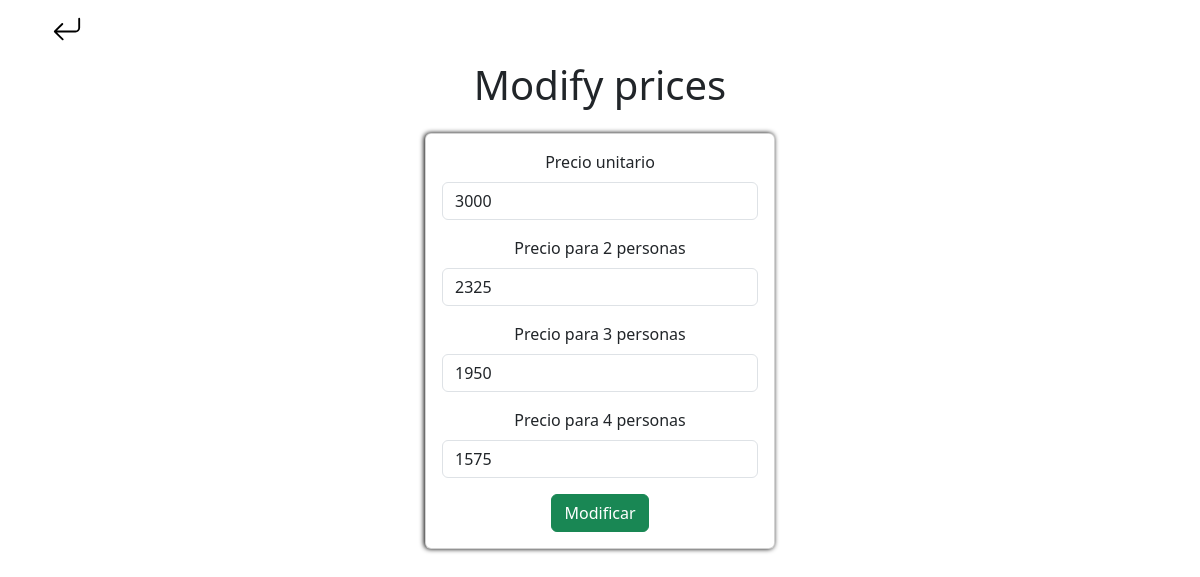
Screenshot of /modifyPrices/ (signed in) with the database file from the repository.
### pagePrincipal/models.py (models this page shows, shortened)
class Prices(models.Model):
    price = models.FloatField(null=False)
    people = models.IntegerField(null=False)
    total = models.FloatField(null=False)
    class Meta:
        verbose_name = 'Price'
        verbose_name_plural = 'Prices'

### Panel_Admin/views.py (the view, shortened to what this page needs)
# urls.py: path('modifyPrices/', modifyPrices.as_view(), name='ModifyPrices'),
class modifyPrices(LoginRequiredMixin, View):
    login_url = '/'
    def get(self, request):
        prices = Prices.objects.all()
        return render(request, 'modifyPrices.html', {'prices': prices})

### templates/modifyPrices.html (shortened to what this page needs)
{% extends 'PanelAdmin.html' %}
{% load static %}
{% load pwa %}
{% block content %}
{% if request.user.is_superuser %}
    <section class="back">
        <div class="container">
            <a href="{% url 'Admin' %}">
            </a>
        </div>
    </section>
    <div class="d-flex justify-content-center align-items-center text-center flex-column">
        <h1 class="mt-3">Modify prices</h1>
        <div class="card mt-3 w-50" style="box-shadow: -1px 0px 5px black;">
            <div class="card-body">
                <form action="" method="post">
                    {% for price in prices %}
                        {% if price.people == 1 %}
                            <div class="mb-3">
                                <label for="price1" class="form-label card-text">Precio unitario</label>
                                <input type="number" name="price1" id="price1" class="form-control" min="1" value="{{ price.price|floatformat:0 }}">
                            </div>
                        {% endif %}
                        {% if price.people == 2 %}
                            <div class="mb-3">
                                <label for="price2" class="form-label card-text"> Precio para 2 personas</label>
                                <input type="number" name="price2" id="price2" class="form-control" min="1" value="{{ price.price|floatformat:0 }}">
                            </div>
                        {% endif %}
                        {% if price.people == 3 %}
                            <div class="mb-3">
                                <label for="price3" class="form-label card-text"> Precio para 3 personas</label>
                                <input type="number" name="price3" id="price3" class="form-control" min="1" value="{{ price.price|floatformat:0 }}">
                            </div>
                        {% endif %}
                        {% if price.people == 4 %}
                            <div class="mb-3">
                                <label for="price4" class="form-label card-text"> Precio para 4 personas</label>
                                <input type="number" name="price4" id="price4" class="form-control" min="1" value="{{ price.price|floatformat:0 }}">
                            </div>
                        {% endif %}
                    {% endfor %}
                    <button type="submit" class="btn btn-success">Modificar</button>
                </form>
            </div>
        </div>
    </div>
{% endif %}
{% endblock %}

### static/css/styles.css (style rules this page uses)
* { margin: 0; padding: 0; box-sizing: border-box; }
body { min-height: 100dvh; }

### templates/PanelAdmin.html (style rules this page uses)
input[type="number"] { -moz-appearance: textfield; }
.card { width: 100%; max-width: 350px; margin: 20px auto; box-shadow: 0px 0px 5px black; }

### rows the page displays
Prices: price1 "3000"
Prices: price2 "2325"
Prices: price3 "1950"
Prices: price4 "1575"
